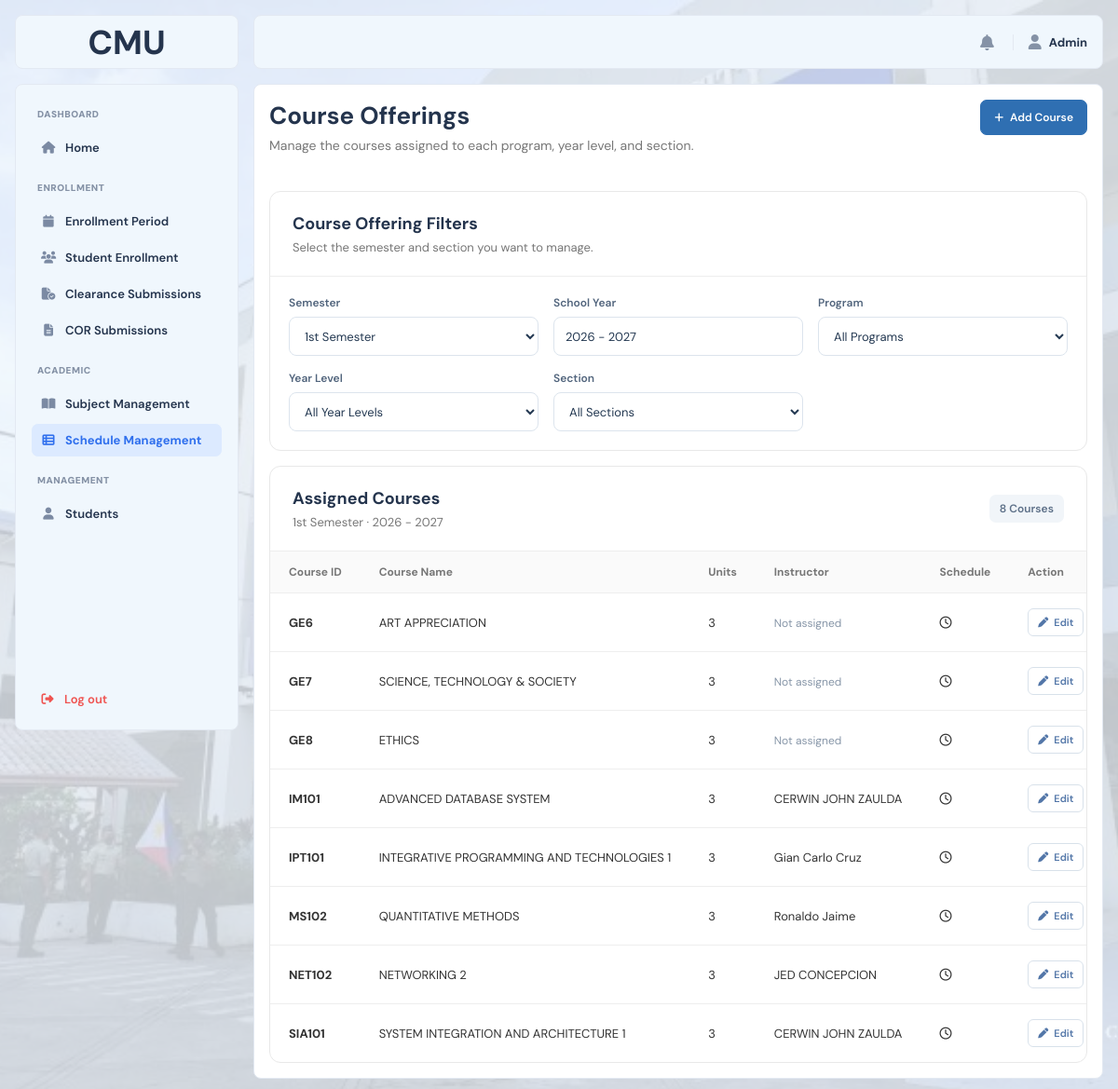
/frontend/pages/admin/course_offerings.php (signed in), run on an earlier commit of the app's database.
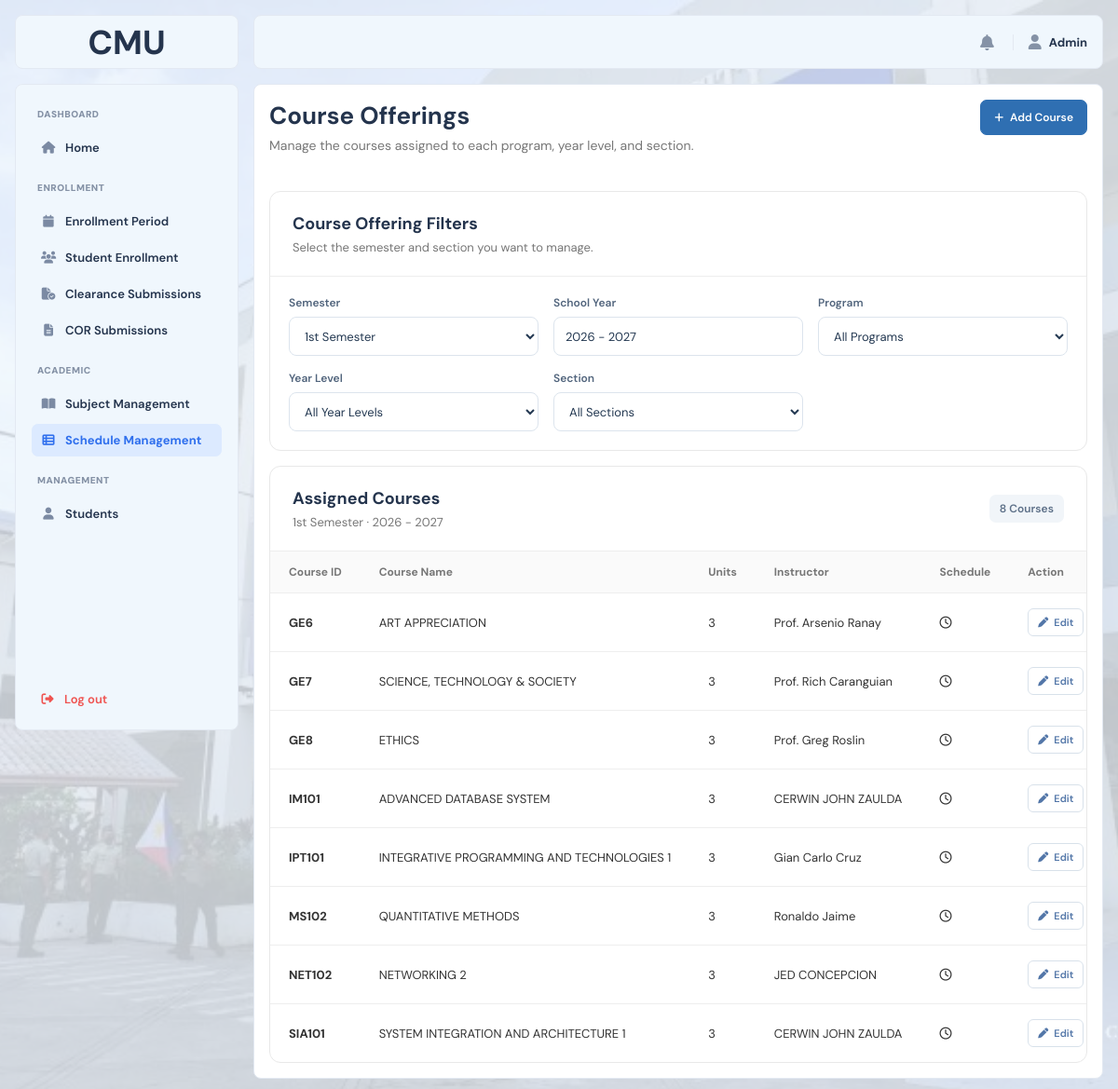
And on a later commit of the database.
### tables this page shows
CREATE TABLE `course_offerings` (
  `offering_id` int(10) UNSIGNED NOT NULL,
  `course_id` int(10) UNSIGNED NOT NULL,
  `program` varchar(100) NOT NULL,
  `year_level` int(11) NOT NULL,
  `section` varchar(50) NOT NULL,
  `semester` varchar(50) NOT NULL,
  `school_year` varchar(20) NOT NULL,
  `instructor_name` varchar(150) DEFAULT NULL,
  `created_at` datetime NOT NULL DEFAULT current_timestamp(),
  `updated_at` datetime NOT NULL DEFAULT current_timestamp() ON UPDATE current_timestamp()
);

CREATE TABLE `courses` (
  `course_id` int(10) UNSIGNED NOT NULL,
  `course_code` varchar(50) NOT NULL,
  `course_name` varchar(150) NOT NULL,
  `units` int(11) NOT NULL DEFAULT 3,
  `is_active` tinyint(1) NOT NULL DEFAULT 1,
  `created_at` datetime NOT NULL DEFAULT current_timestamp(),
  `updated_at` datetime NOT NULL DEFAULT current_timestamp() ON UPDATE current_timestamp()
);

### frontend/includes/admin_sidebar.php (called while the page is built, shortened)
<?php
if (!function_exists('e')) {
    function e($value)
    {
        return htmlspecialchars(
            (string) $value,
            ENT_QUOTES,
            'UTF-8'
        );
    }
}
?>

### frontend/pages/admin/course_offerings.php (the view, shortened to what the rows shown need)
<?php
require_once dirname(__DIR__, 3) . '/backend/bootstrap.php';
$semester = $_GET['semester'] ?? '1st Semester';
$schoolYear = $_GET['school_year'] ?? '2026 - 2027';
$courseOfferings = [];
$sql = '
    SELECT
        co.offering_id,
        co.program,
        co.year_level,
        co.section,
        co.semester,
        co.school_year,
        co.instructor_name,
        c.course_code,
        c.course_name,
        c.units,
        GROUP_CONCAT(
            CONCAT(
                COALESCE(cos.day_of_week, ""),
                " ",
                IF(
                    cos.start_time IS NOT NULL
                    AND cos.end_time IS NOT NULL,
                    CONCAT(
                        DATE_FORMAT(cos.start_time, "%h:%i %p"),
                        " - ",
                        DATE_FORMAT(cos.end_time, "%h:%i %p")
                    ),
                    ""
                ),
                IF(
                    cos.room IS NOT NULL
                    AND cos.room <> "",
                    CONCAT(" · ", cos.room),
                    ""
                )
            )
            ORDER BY cos.schedule_id
            SEPARATOR "||"
        ) AS schedules
    FROM course_offerings co
    INNER JOIN courses c
        ON c.course_id = co.course_id
    LEFT JOIN course_offering_schedules cos
        ON cos.offering_id = co.offering_id
    WHERE co.semester = ?
      AND co.school_year = ?
';
$params = [
    $semester,
    $schoolYear
];
$types = 'ss';
$sql .= '
    GROUP BY
        co.offering_id,
        co.program,
        co.year_level,
        co.section,
        co.semester,
        co.school_year,
        co.instructor_name,
        c.course_code,
        c.course_name,
        c.units
    ORDER BY
        co.program ASC,
        co.year_level ASC,
        co.section ASC,
        c.course_code ASC
';
$stmt = $conn->prepare($sql);
$stmt->bind_param(
    $types,
    ...$params
);
$stmt->execute();
$result = $stmt->get_result();
while ($row = $result->fetch_assoc()) {
    $row['schedules'] =
        $row['schedules'] !== null
            ? explode('||', $row['schedules'])
            : [];
    $courseOfferings[] = $row;
}
?>
<!DOCTYPE html>
<html lang="en">
<head>
    <link
        rel="stylesheet"
        href="<?= BASE_URL ?>frontend/assets/css/main.css"
    >
    <link
        rel="stylesheet"
        href="<?= BASE_URL ?>frontend/assets/css/admin.css"
    >
    <link
        rel="stylesheet"
        href="https://cdnjs.cloudflare.com/ajax/libs/font-awesome/6.5.2/css/all.min.css"
    >
</head>
<body>
<div class="layout">
    <?php require FRONTEND_PATH . 'includes/admin_sidebar.php'; ?>
    <div class="main">
        <div class="content">
            <div class="admin-student-enrollment-header">
                <div>
                    <h1>
                        Course Offerings
                    </h1>
                </div>
            </div>
            <div class="admin-student-enrollment-card">
                <div class="admin-student-enrollment-card-header">
                    <div>
                        <h2>
                            Course Offering Filters
                        </h2>
                    </div>
                </div>
            </div>
            <div class="admin-student-enrollment-card">
                <div class="admin-student-enrollment-card-header">
                    <div>
                        <h2>
                            Assigned Courses
                        </h2>
                    </div>
                </div>
                <?php if (empty($courseOfferings)): ?>
                    <div class="course-offering-empty">
                        <div class="course-offering-empty-icon">
                            <i class="fa-solid fa-book-open"></i>
                        </div>
                        <h3>
                            No Course Offerings Found
                        </h3>
                        <p>
                            No courses have been assigned to
                            the selected filters yet.
                        </p>
                    </div>
                <?php else: ?>
                    <div class="admin-student-enrollment-table-wrapper">
                        <table class="admin-student-enrollment-table">
                            <thead>
                                <tr>
                                    <th>
                                        Course ID
                                    </th>
                                    <th>
                                        Course Name
                                    </th>
                                    <th>
                                        Units
                                    </th>
                                    <th>
                                        Instructor
                                    </th>
                                    <th>
                                        Schedule
                                    </th>
                                    <th>
                                        Action
                                    </th>
                                </tr>
                            </thead>
                            <tbody>
                            <?php foreach (
                                $courseOfferings
                                as $offering
                            ): ?>
                                <tr>
                                    <td>
                                        <strong>
                                            <?= e(
                                                $offering['course_code']
                                            ) ?>
                                        </strong>
                                    </td>
                                    <td>
                                        <?= e(
                                            $offering['course_name']
                                        ) ?>
                                    </td>
                                    <td>
                                        <?= e(
                                            $offering['units']
                                        ) ?>
                                    </td>
                                    <td>
                                        <?php if (
                                            !empty(
                                                $offering['instructor_name']
                                            )
                                        ): ?>
                                            <?= e(
                                                $offering[
                                                    'instructor_name'
                                                ]
                                            ) ?>
                                        <?php else: ?>
                                            <span class="course-offering-muted">
                                                Not assigned
                                            </span>
                                        <?php endif; ?>
                                    </td>
                                    <td>
                                        <?php if (!empty($offering['schedules'])): ?>
                                            <div class="course-offering-schedule-list">
                                                <?php foreach ($offering['schedules'] as $schedule): ?>
                                                    <div class="course-offering-schedule-item">
                                                        <i class="fa-regular fa-clock"></i>
                                                    </div>
                                                <?php endforeach; ?>
                                            </div>
                                        <?php else: ?>
                                            <span class="course-offering-muted">
                                                Not finalized
                                            </span>
                                        <?php endif; ?>
                                    </td>
                                    <td>
                                        <button
                                            type="button"
                                            class="course-offering-edit-button"
                                            data-offering-id="<?= e($offering['offering_id']) ?>"
                                        >
                                            <i class="fa-solid fa-pen"></i>
                                            Edit
                                        </button>
                                    </td>
                                </tr>
                            <?php endforeach; ?>
                            </tbody>
                        </table>
                    </div>
                <?php endif; ?>
            </div>
        </div>
    </div>
</div>
</body>
</html>

What changed in the data, as far as the page shows it:
changed course_offerings "GE6": instructor_name (not shown) → "Prof. Arsenio Ranay"; no longer shows "Not assigned"
changed course_offerings "GE7": instructor_name (not shown) → "Prof. Rich Caranguian"; no longer shows "Not assigned"
changed course_offerings "GE8": instructor_name (not shown) → "Prof. Greg Roslin"; no longer shows "Not assigned"
